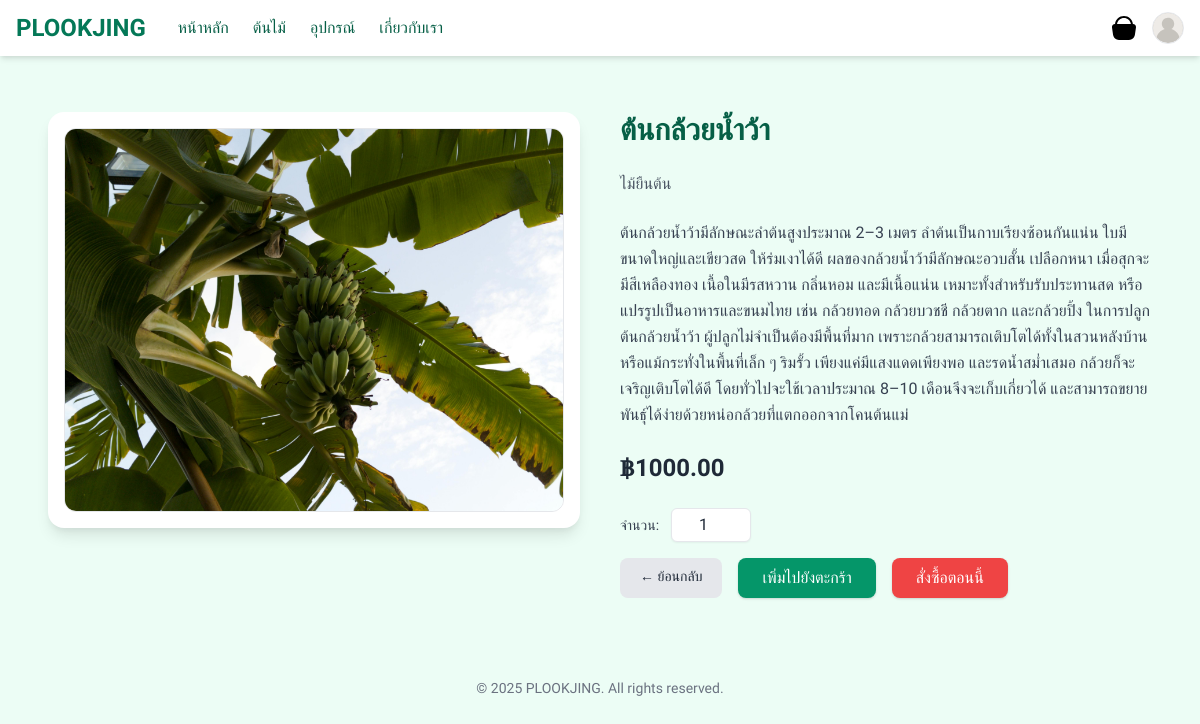
Screenshot of /tree/1/ with the database file from the repository.
### myapp/models.py (models this page shows, shortened)
class Tree(models.Model):
    name = models.CharField(max_length=100)
    species = models.CharField(max_length=100, default="Unknown")
    description = models.TextField(blank=True)
    image = models.ImageField(upload_to='tree/', null=True, blank=True)
    price = models.DecimalField(max_digits=10, decimal_places=2)

### myapp/views.py (the view)
# urls.py: path('tree/<int:tree_id>/', views.tree_detail, name='tree_detail'),
def tree_detail(request, tree_id):
    tree = get_object_or_404(Tree, pk=tree_id)
    return render(request, 'myapp/tree_detail.html', {'tree': tree})

### myapp/templates/myapp/tree_detail.html (shortened to what this page needs)
{% extends 'base.html' %}
{% block content %}
<div class="max-w-6xl mx-auto p-6">
  <div class="grid grid-cols-1 md:grid-cols-2 gap-10 items-start">
    <div class="bg-white rounded-2xl shadow-lg p-4">
      {% if tree.image %}
        <img src="{{ tree.image.url }}" alt="{{ tree.name }}"
             class="w-full h-96 object-cover rounded-xl border border-gray-200">
      {% else %}
        <div class="w-full h-96 bg-gray-100 rounded-xl flex items-center justify-center text-gray-400">
          ไม่มีรูปภาพ
        </div>
      {% endif %}
    </div>
    <div class="space-y-6">
      <h1 class="text-3xl font-bold text-green-800">{{ tree.name }}</h1>
      <p class="text-gray-600">{{ tree.species }}</p>
      <p class="text-gray-700 leading-relaxed">{{ tree.description|default:"ไม่มีคำอธิบายเพิ่มเติม" }}</p>
      <p class="text-2xl font-bold text-orange-600">฿{{ tree.price|floatformat:2 }}</p>
      <form method="POST" action="{% url 'myapp:add_to_cart' 'tree' tree.id %}" class="space-y-4">
        <div class="flex items-center space-x-3">
          <label for="quantity" class="text-sm text-gray-700">จำนวน:</label>
          <input type="number" name="quantity" id="quantity" value="1" min="1"
                 class="w-20 px-3 py-1 border rounded-md text-center shadow-sm focus:outline-none focus:ring-2 focus:ring-orange-300">
        </div>
        <div class="flex space-x-4">
          <a href="{% url 'myapp:select_tree' %}"
             class="px-5 py-2 rounded-lg bg-gray-200 hover:bg-gray-300 text-sm text-gray-800">
            ← ย้อนกลับ
          </a>
          <button type="submit"
                  class="px-6 py-2 rounded-lg bg-green-600 hover:bg-green-700 text-white shadow">
            เพิ่มไปยังตะกร้า
          </button>
          <a href="{% url 'myapp:tree_order' tree.id %}"
             class="px-6 py-2 rounded-lg bg-red-500 hover:bg-red-600 text-white shadow">
            สั่งซื้อตอนนี้
          </a>
        </div>
      </form>
    </div>
  </div>
</div>
{% endblock %}

### myapp/templates/base.html (style rules this page uses)
body { font-family: 'Prompt', sans-serif; }

### rows the page displays
Tree: image (picture), name "ต้นกล้วยน้ำว้า", species "ไม้ยืนต้น", description "ต้นกล้วยน้ำว้ามีลักษณะลำต้นสูงประมาณ 2–3 เมตร ลำต้นเป็นกาบเรียงซ้อนกันแน่น ใบมีขนาดใหญ่และเขียวสด ให้ร่มเงาได้ดี ผลของกล้วยน้ำว้ามีลักษณะอวบสั้น เปลือกหนา เมื่อสุกจะมีสีเหลืองทอง เนื้อในมีรสหวาน กลิ่นหอม และมีเนื้อแน่น เหมาะทั้งสำหรับรับประทานสด หรือแปรรูปเป็นอาหารและขนมไทย เช่น กล้วยทอด กล้วยบวชชี กล้วยตาก และกล้วยปิ้ง ในการปลูกต้นกล้วยน้ำว้า ผู้ปลูกไม่จำเป็นต้องมีพื้นที่มาก เพราะกล้วยสามารถเติบโตได้ทั้งในสวนหลังบ้าน หรือแม้กระทั่งในพื้นที่เล็ก ๆ ริมรั้ว เพียงแค่มีแสงแดดเพียงพอ และรดน้ำสม่ำเสมอ กล้วยก็จะเจริญเติบโตได้ดี โดยทั่วไปจะใช้เวลาประมาณ 8–10 เดือนจึงจะเก็บเกี่ยวได้ และสามารถขยายพันธุ์ได้ง่ายด้วยหน่อกล้วยที่แตกออกจากโคนต้นแม่", price "1000.00"
